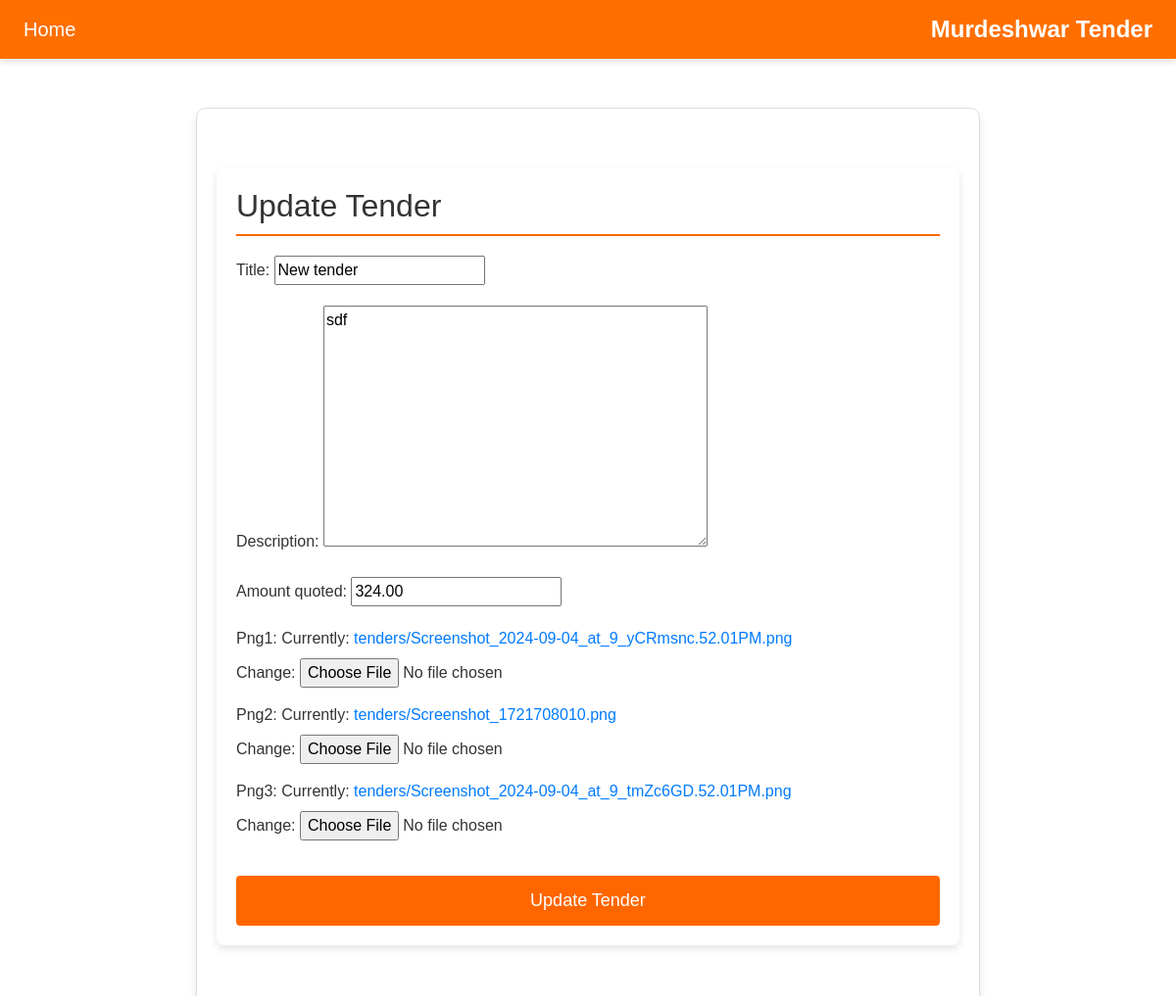
/tender/6/update/ (signed in), run on the app's committed database.
### vendors/models.py (models this page shows, shortened)
class Tender(models.Model):
    user = models.OneToOneField(settings.AUTH_USER_MODEL, on_delete=models.CASCADE, related_name='tender')
    title = models.CharField(max_length=255)
    description = models.TextField()
    amount_quoted = models.DecimalField(max_digits=10, decimal_places=2)
    png1 = models.ImageField(upload_to='tenders/')
    png2 = models.ImageField(upload_to='tenders/')
    png3 = models.ImageField(upload_to='tenders/')
    pdf = models.FileField(upload_to='tenders/', blank=True, null=True)  # New field for PDF

### vendors/views.py (the view)
# urls.py: path('tender/<int:tender_id>/update/', views.update_tender, name='update_tender'),
@login_required
def update_tender(request, tender_id):
    tender = get_object_or_404(Tender, id=tender_id, user=request.user)
    if request.method == 'POST':
        form = TenderForm(request.POST, request.FILES, instance=tender)
        if form.is_valid():
            updated_tender = form.save(commit=False)
            updated_tender.user = request.user
            if updated_tender.png1 and updated_tender.png2 and updated_tender.png3:
                image_objects = [
                    Image.open(updated_tender.png1) if updated_tender.png1 else None,
                    Image.open(updated_tender.png2) if updated_tender.png2 else None,
                    Image.open(updated_tender.png3) if updated_tender.png3 else None
                ]
                pdf_file = images_to_pdf(image_objects)
                updated_tender.pdf.save('tender_images.pdf', pdf_file)
            updated_tender.save()
            send_tender_email(request.user, updated_tender, pdf_file)
            return redirect('home')
    else:
        form = TenderForm(instance=tender)
    return render(request, 'update_tender.html', {'form': form})

### vendors/forms.py
class TenderForm(forms.ModelForm):
    class Meta:
        model = Tender
        fields = ['title', 'description', 'amount_quoted', 'png1', 'png2', 'png3']
        class CustomAuthenticationForm(DefaultAuthenticationForm):
            def clean(self):
                username_or_email = self.cleaned_data.get('username_or_email')
                password = self.cleaned_data.get('password')
                if not username_or_email or not password:
                    raise ValidationError("Both username/email and password are required.")
                try:
                    if '@' in username_or_email:
                        user = User.objects.get(email=username_or_email)
                    else:
                        user = User.objects.get(username=username_or_email)
                except User.DoesNotExist:
                    raise ValidationError("Invalid username/email or password.")
                user = authenticate(username=user.username, password=password)
                if user is None:
                    raise ValidationError("Invalid username/email or password.")
                return self.cleaned_data

### vendors/templates/update_tender.html (shortened to what this page needs)
{% extends "base.html" %}
{% block content %}
    <div style="max-width: 800px; margin: 40px auto; padding: 20px; background-color: #fff; border-radius: 8px; box-shadow: 0 4px 8px rgba(0,0,0,0.1);">
        <h1 style="font-size: 32px; color: #333; border-bottom: 2px solid #ff6600; padding-bottom: 10px; margin-bottom: 20px;">Update Tender</h1>
        <form method="post" enctype="multipart/form-data" style="display: flex; flex-direction: column;">
            {{ form.as_p|safe }}
            <button type="submit" style="background-color: #ff6600; color: #fff; border: none; padding: 12px 20px; font-size: 18px; cursor: pointer; border-radius: 4px; margin-top: 20px; transition: background-color 0.3s;">
                Update Tender
            </button>
        </form>
    </div>
{% endblock %}

### data on the page
Tender: title "New tender", description "sdf", amount_quoted "324.00"
